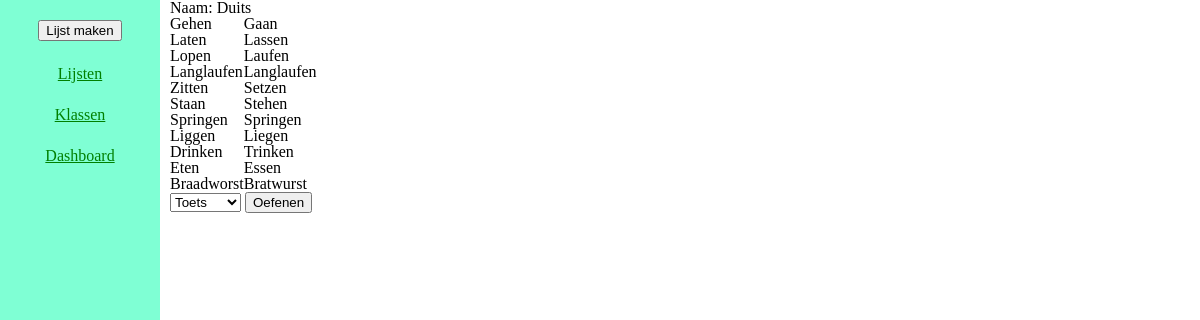
Page /lijst?woordenLijst=3 (signed in) on the committed database.
### tables this page shows
CREATE TABLE `woordjes` (
  `woordenLijstId` int(11) NOT NULL,
  `userId` int(11) NOT NULL,
  `woordenLijstNaam` varchar(535) NOT NULL,
  `taalOrigineel` varchar(535) NOT NULL,
  `taalVertaald` varchar(535) NOT NULL,
  `woordenAantal` int(11) NOT NULL,
  `woordenArray` varchar(535) NOT NULL
);

### lijst.php (the view, shortened to what this page needs)
<?php
include 'defaultHeader.php';
include 'sidebar.php';
?>
<main class="main-sidebar">
    <?php
    require "includes/dbh.inc.php";
    $sql = "SELECT * FROM woordjes WHERE woordenLijstId=?";
    $stmt = mysqli_stmt_init($conn);
    if(empty($_GET['woordenLijst'])) {
        header("Location: lijsten");
        exit();
    } else {
        if(!mysqli_stmt_prepare($stmt, $sql)) {
            header("Location: ../?error=sqlerror");
            exit();
        } else {
            $woordenLijstId = intval($_GET['woordenLijst']);
            mysqli_stmt_bind_param($stmt, "i", $woordenLijstId);
            mysqli_stmt_execute($stmt);
            $result = mysqli_stmt_get_result($stmt);
            if(mysqli_num_rows($result) > 0) {
                while($lijst = mysqli_fetch_assoc($result)) {
    ?>
        <div>
            <h1><?php echo 'Naam: ' . $lijst['woordenLijstNaam'] ?></h1>
            <?php
            $woordenArray = json_decode($lijst['woordenArray']);
            ?>
            <div class="lijstDiv">
            <div class="">
            <?php
            for($i = 0; $i < count($woordenArray); $i++) {
                ?>
                <p><?php echo $woordenArray[$i][0]; ?></p>
            <?php
                }
            ?>
            </div>
            <div>
            <?php
            for($i = 0; $i < count($woordenArray); $i++) {
                ?>
                <p><?php echo $woordenArray[$i][1]; ?></p>
            <?php
                }
            ?>
            </div>
            </div>
            <select name="oefentype" id="oefenSelection">
                <option value="Toets">Toets</option>
            </select>
            <button type="submit" name="submit" id="oefenButton">Oefenen</button>
        </div>
    <?php
                }
            }
        }
    }
    ?>
</main>
<?php
include 'defaultFooter.php';
?>

### css/style.css (style rules this page uses)
html, body, div, span, applet, object, iframe, h1, h2, h3, h4, h5, h6, p, blockquote, pre, a, abbr, acronym, address, big, cite, code, del, dfn, em, img, ins, kbd, q, s, samp, small, strike, strong, sub, sup, tt, var, b, u, i, center, dl, dt, dd, ol, ul, li, fieldset, form, label, legend, table, caption, tbody, tfoot, thead, tr, th, td, article, aside, canvas, details, embed, figure, figcaption, footer, header, hgroup, menu, nav, output, ruby, section, summary, time, mark, audio, video { margin: 0; padding: 0; border: 0; font-size: 100%; font: inherit; vertical-align: baseline; }
body { line-height: 1; }
.main-sidebar { margin-left: 160px; padding: 0px 10px; }
.lijstDiv { display: -webkit-box; display: -ms-flexbox; display: flex; -webkit-box-orient: horizontal; -webkit-box-direction: normal; -ms-flex-flow: row wrap; flex-flow: row wrap; }

### rows in the picture
woordjes: woordenLijstNaam "Duits", woordenArray "Gehen", woordenArray "Laten", woordenArray "Lopen", woordenArray "Langlaufen", woordenArray "Zitten", woordenArray "Staan", woordenArray "Springen", woordenArray "Liggen", woordenArray "Drinken", woordenArray "Eten", woordenArray "Braadworst", woordenArray "Gaan", woordenArray "Lassen", woordenArray "Laufen", woordenArray "Setzen", woordenArray "Stehen", woordenArray "Liegen", woordenArray "Trinken", woordenArray "Essen", woordenArray "Bratwurst"
